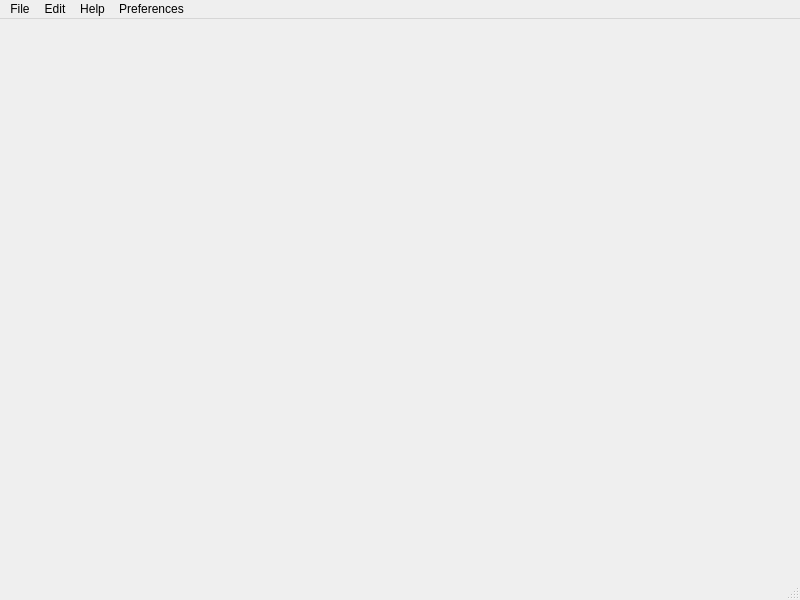
<?xml version="1.0" encoding="UTF-8"?>
<ui version="4.0">
 <class>MainWindow</class>
 <widget class="QMainWindow" name="MainWindow">
  <property name="geometry">
   <rect>
    <x>0</x>
    <y>0</y>
    <width>800</width>
    <height>600</height>
   </rect>
  </property>
  <property name="windowTitle">
   <string>MainWindow</string>
  </property>
  <widget class="QWidget" name="centralwidget"/>
  <widget class="QMenuBar" name="menubar">
   <property name="geometry">
    <rect>
     <x>0</x>
     <y>0</y>
     <width>800</width>
     <height>26</height>
    </rect>
   </property>
   <widget class="QMenu" name="menuFile">
    <property name="title">
     <string>File</string>
    </property>
   </widget>
   <widget class="QMenu" name="menuEdit">
    <property name="title">
     <string>Edit</string>
    </property>
    <addaction name="action_thread"/>
   </widget>
   <widget class="QMenu" name="menuHelp">
    <property name="title">
     <string>Help</string>
    </property>
   </widget>
   <widget class="QMenu" name="menuPreferences">
    <property name="title">
     <string>Preferences</string>
    </property>
    <widget class="QMenu" name="menuqss">
     <property name="title">
      <string>qss</string>
     </property>
     <addaction name="Custom"/>
     <addaction name="MacOS"/>
     <addaction name="Ubuntu"/>
     <addaction name="Aqua"/>
     <addaction name="ConsoleStyle"/>
     <addaction name="ElegantDark"/>
     <addaction name="Fibrary"/>
     <addaction name="Hookmark"/>
     <addaction name="ManjaroMix"/>
     <addaction name="MaterialDark"/>
     <addaction name="NeonButtons"/>
     <addaction name="Toolery"/>
     <addaction name="AMOLED"/>
     <addaction name="SpyBot"/>
    </widget>
    <addaction name="menuqss"/>
   </widget>
   <addaction name="menuFile"/>
   <addaction name="menuEdit"/>
   <addaction name="menuHelp"/>
   <addaction name="menuPreferences"/>
  </widget>
  <widget class="QStatusBar" name="statusbar"/>
  <action name="action_thread">
   <property name="checkable">
    <bool>true</bool>
   </property>
   <property name="text">
    <string>process in background</string>
   </property>
  </action>
  <action name="actionAMOLED">
   <property name="text">
    <string>AMOLED</string>
   </property>
  </action>
  <action name="actionAqua">
   <property name="text">
    <string>Aqua</string>
   </property>
  </action>
  <action name="AMOLED">
   <property name="text">
    <string>AMOLED</string>
   </property>
  </action>
  <action name="Aqua">
   <property name="text">
    <string>Aqua</string>
   </property>
  </action>
  <action name="ConsoleStyle">
   <property name="text">
    <string>ConsoleStyle</string>
   </property>
  </action>
  <action name="Custom">
   <property name="text">
    <string>Custom</string>
   </property>
  </action>
  <action name="ElegantDark">
   <property name="text">
    <string>ElegantDark</string>
   </property>
  </action>
  <action name="Fibrary">
   <property name="text">
    <string>Fibrary</string>
   </property>
  </action>
  <action name="Hookmark">
   <property name="text">
    <string>Hookmark</string>
   </property>
  </action>
  <action name="MacOS">
   <property name="text">
    <string>MacOS</string>
   </property>
  </action>
  <action name="ManjaroMix">
   <property name="text">
    <string>ManjaroMix</string>
   </property>
  </action>
  <action name="MaterialDark">
   <property name="text">
    <string>MaterialDark</string>
   </property>
  </action>
  <action name="NeonButtons">
   <property name="text">
    <string>NeonButtons</string>
   </property>
  </action>
  <action name="SpyBot">
   <property name="text">
    <string>SpyBot</string>
   </property>
  </action>
  <action name="Toolery">
   <property name="text">
    <string>Toolery</string>
   </property>
  </action>
  <action name="Ubuntu">
   <property name="text">
    <string>Ubuntu</string>
   </property>
  </action>
  <action name="actionjcc">
   <property name="text">
    <string>jcc</string>
   </property>
  </action>
 </widget>
 <resources/>
 <connections/>
</ui>
